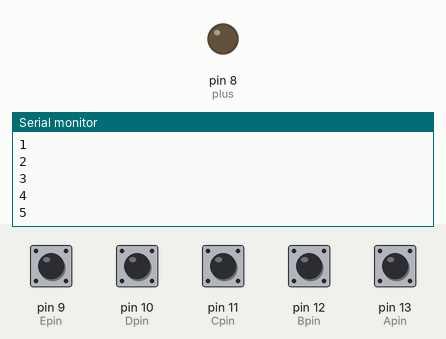
This sketch was run on a simulated Arduino Uno, built with avr-gcc and run on an emulated ATmega328P. On the bench: output pins drawn as LEDs (lit = HIGH), the last lines printed to the serial monitor. Inputs (shaded band) come from the test bench; at power-on: pin 9 (Epin), pin 10 (Dpin), pin 11 (Cpin), pin 12 (Bpin), pin 13 (Apin) HIGH.

Above: at 1.2 s.
1.3 s: pin 9 (Epin) pulled LOW for 0.15 s
At 1.43 s:
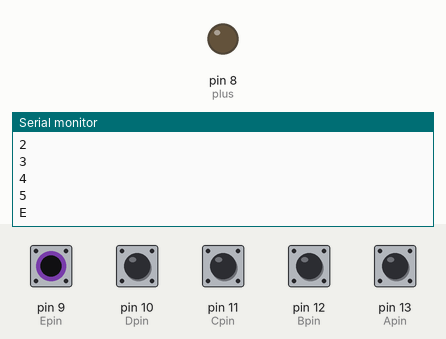
2.9 s: pin 10 (Dpin) pulled LOW for 0.15 s
At 3.03 s:
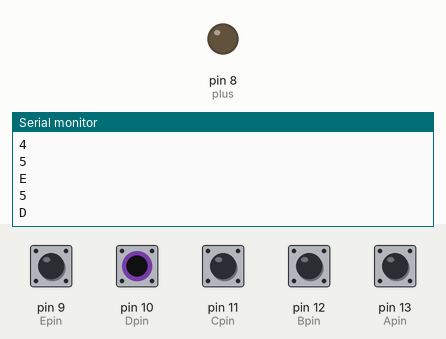
4.5 s: pin 11 (Cpin) pulled LOW for 0.15 s
At 4.63 s:
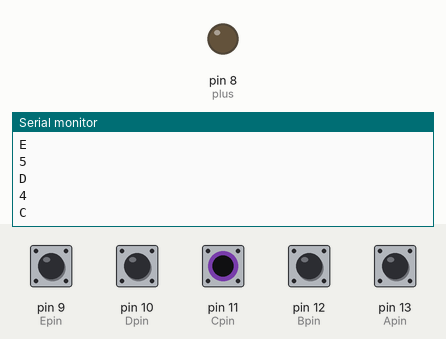
6.1 s: pin 12 (Bpin) pulled LOW for 0.15 s
At 6.23 s:
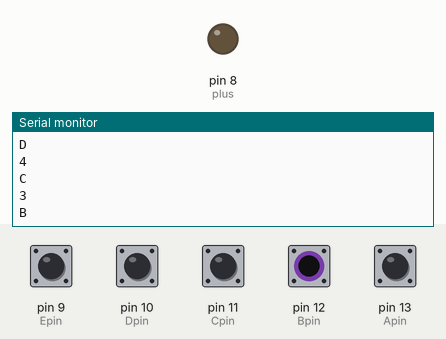
7.7 s: pin 13 (Apin) pulled LOW for 0.15 s
At 7.83 s:
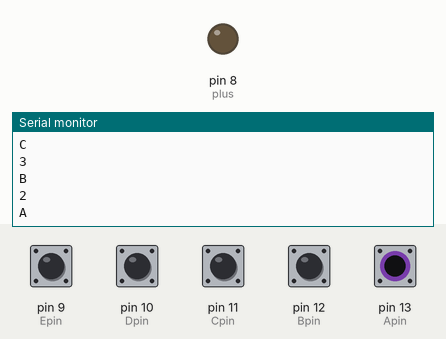
Timing chart, 0 to 10.3 s (numbered marks = the images above; inputs shaded):
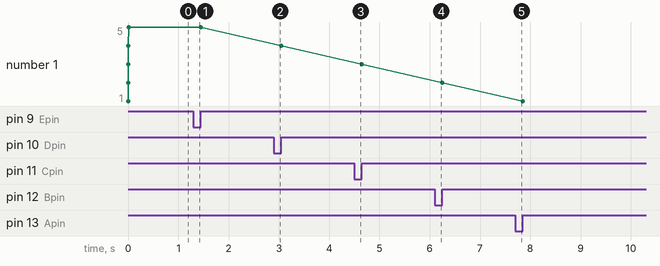

Measured:
- after the input at 1.3 s, the serial monitor: prints a new line at once (image 1)
- after the input at 2.9 s, the serial monitor: prints a new line at once (image 2)
- after the input at 4.5 s, the serial monitor: prints a new line at once (image 3)
- after the input at 6.1 s, the serial monitor: prints a new line at once (image 4)
- after the input at 7.7 s, the serial monitor: prints a new line at once (image 5)
- plotted number 1: 4 → 3 after the input at 4.5 s, 3 → 2 after the input at 6.1 s, 2 → 1 after the input at 7.7 s

The sketch:

Arduino_Uno_Phush_Button_TX_code_Chattering.ino.ino
```cpp
/*
 재작자: 여상준(Yeo Sang-Jun)
 Blog: https://blog.naver.com/yeosj116/221129859201
 아두이노 소스코드 공개 버전
 */

//---User arbitrary setting possible---//
const int Apin = 13; //Button 1
const int Bpin = 12; //Button 2
const int Cpin = 11; //Button 3
const int Dpin = 10; //Button 4
const int Epin = 9; //Button 5
const int plus = 8; //Button power supply pin
const int chattering = 0; //Wait for chattering to stop for ms seconds. Normally set to 5ms or 10ms.


//---User arbitrary setting impossible---//
int a,b,c,d,e = 0; //Inspection only (Do not modify)
int A,B,C,D,E = 0; //Inspection only (Do not modify)

void setup() {
  pinMode(Apin,INPUT_PULLUP);
  pinMode(Bpin,INPUT_PULLUP);
  pinMode(Cpin,INPUT_PULLUP);
  pinMode(Dpin,INPUT_PULLUP);
  pinMode(Epin,INPUT_PULLUP);
  pinMode(plus, OUTPUT);
  Serial.begin(9600); //Do not modify communication speed
}
void loop() {
  if(digitalRead(Apin)==LOW){
        if(A==0){Serial.println("A"); a=0; A=1; delay(chattering);}
     }else if(a==0) {Serial.println("1"); a=1; A=0; delay(chattering);}

  if(digitalRead(Bpin)==LOW){
        if(B==0){Serial.println("B"); b=0; B=1; delay(chattering);}
     }else if(b==0) {Serial.println("2"); b=1; B=0; delay(chattering);}

  if(digitalRead(Cpin)==LOW){
       if(C==0){Serial.println("C"); c=0; C=1; delay(chattering);}
     }else if(c==0) {Serial.println("3"); c=1; C=0; delay(chattering);}

  if(digitalRead(Dpin)==LOW){
        if(D==0){Serial.println("D"); d=0; D=1; delay(chattering);}
     }else if(d==0) {Serial.println("4"); d=1; D=0; delay(chattering);}

  if(digitalRead(Epin)==LOW){
        if(E==0){Serial.println("E"); e=0; E=1; delay(chattering);}
     }else if(e==0) {Serial.println("5"); e=1; E=0; delay(chattering);}
     Serial.flush(); //Removing this code will also work.
}
```
